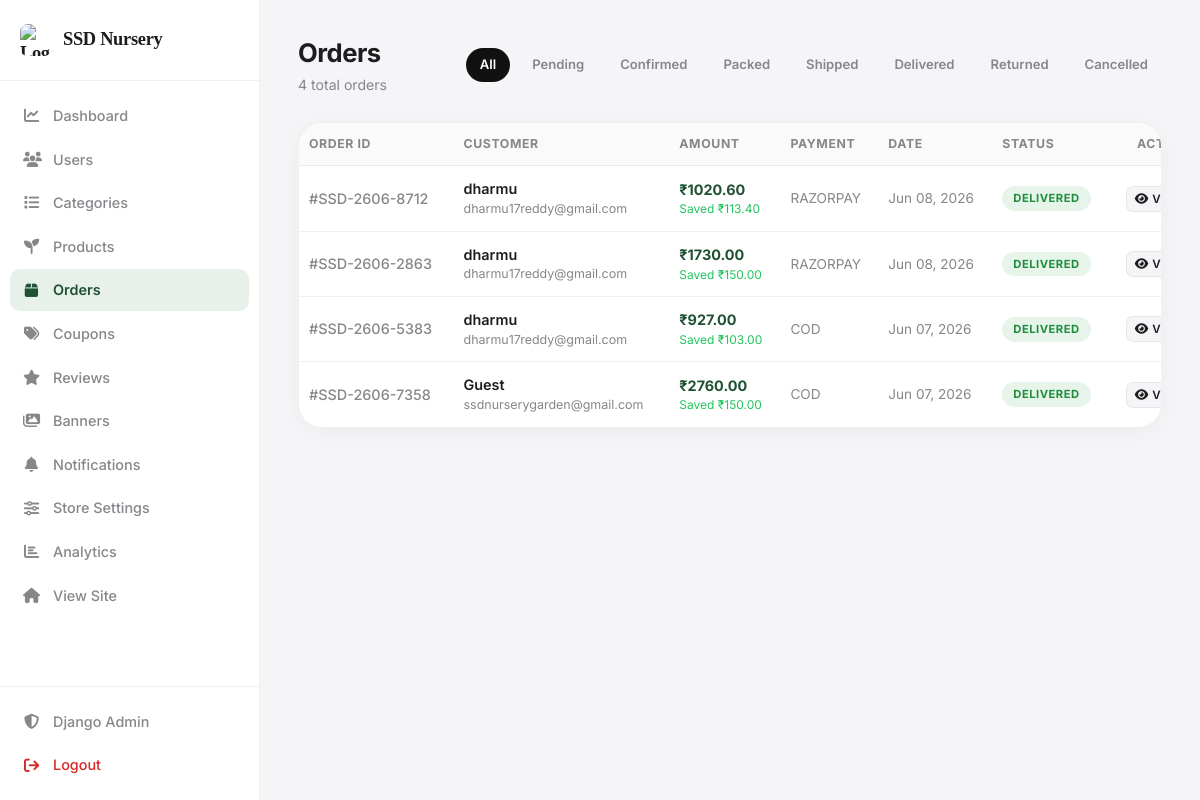
Before: /dashboard/orders/ (signed in) with the older database file.
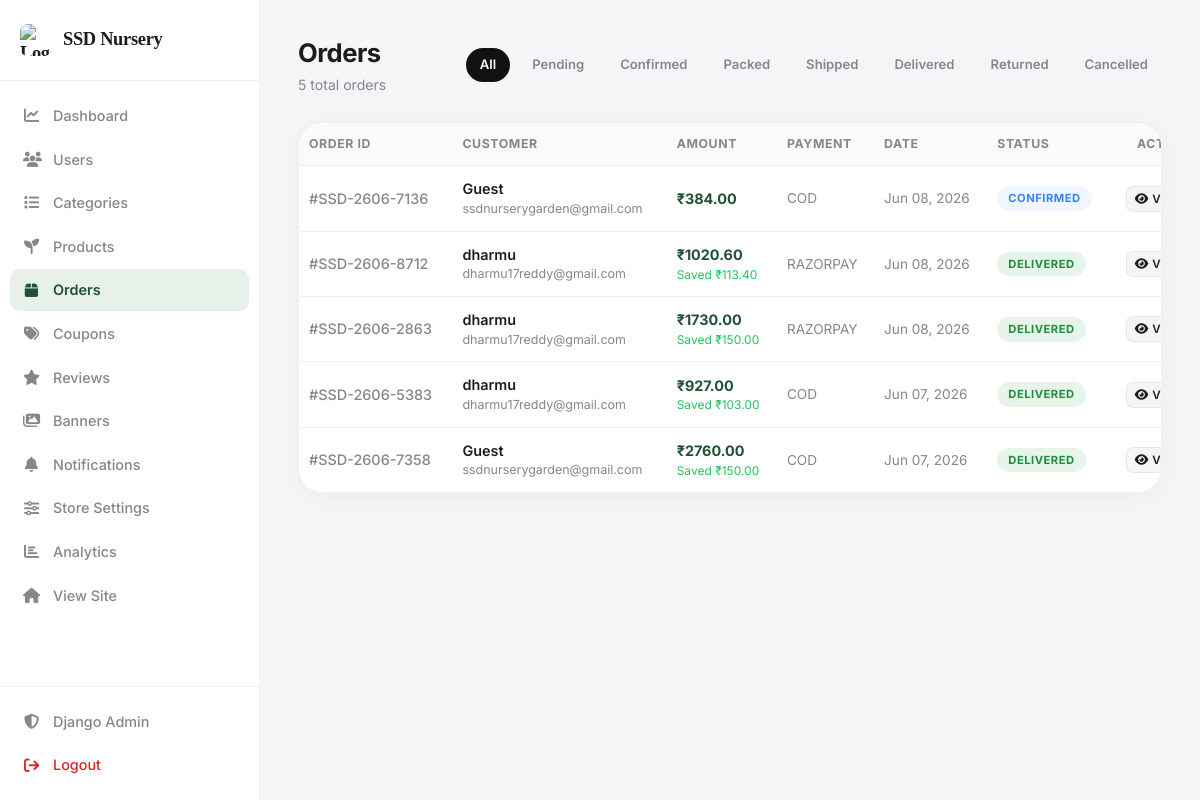
After: the same page with the newer database file.
### web/models.py (models this page shows, shortened)
class Order(models.Model):
    STATUS_CHOICES = [
        ("Pending",   "Pending"),
        ("Confirmed", "Confirmed"),
        ("Packed",    "Packed"),
        ("Shipped",   "Shipped"),
        ("Delivered", "Delivered"),
        ("Returned", "Returned"),
        ("Cancelled", "Cancelled"),
    ]
    PAYMENT_CHOICES = [
        ("cod",       "Cash On Delivery"),
        ("razorpay",  "Razorpay"),
        ("online",    "Online Payment"),
    ]
    user              = models.ForeignKey(
        User, on_delete=models.CASCADE, related_name="orders"
    )
    order_number = models.CharField(
        max_length=20,
        unique=True,
        blank=True,
        null=True
    )
    total_amount      = models.DecimalField(max_digits=12, decimal_places=2, default=0)
    discount_amount   = models.DecimalField(max_digits=10, decimal_places=2, default=0)
    status            = models.CharField(
        max_length=20, choices=STATUS_CHOICES, default="Pending"
    )
    payment_method    = models.CharField(
        max_length=50, choices=PAYMENT_CHOICES, default="cod", blank=True
    )
    payment_id        = models.CharField(max_length=200, blank=True)
    razorpay_order_id = models.CharField(max_length=200, blank=True)
    address           = models.TextField(blank=True)
    coupon            = models.ForeignKey(
        Coupon, on_delete=models.SET_NULL, null=True, blank=True
    )
    notes             = models.TextField(blank=True)
    tracking_id       = models.CharField(max_length=100, blank=True)
    delivery_partner  = models.CharField(
        max_length=30, choices=DELIVERY_PARTNERS, blank=True, default=""
    )
    shipped_at        = models.DateTimeField(null=True, blank=True)
    delivered_at      = models.DateTimeField(null=True, blank=True)
    created_at        = models.DateTimeField(auto_now_add=True)
    updated_at        = models.DateTimeField(auto_now=True)
    class Meta:
        ordering = ["-created_at"]
    @property
    def tracking_url(self):
        base = DELIVERY_PARTNER_URLS.get(self.delivery_partner, "")
        return (base + self.tracking_id) if base and self.tracking_id else ""
    @property
    def delivery_partner_display(self):
        return dict(DELIVERY_PARTNERS).get(self.delivery_partner, "")

### web/views.py (the view)
    def wrapper(request, *args, **kwargs):
        if not request.user.is_authenticated or not request.user.is_superuser:
            return redirect("/")
        return func(request, *args, **kwargs)

### web/context_processors.py (called while the page is built)
def user_profile(request):
    notifications = Notification.objects.filter(is_active=True).order_by("-id")[:5]
    return {"notifications": notifications}

def cart_count(request):
    count = 0
    if request.user.is_authenticated:
        count = sum(
            i.quantity
            for i in CartItem.objects.filter(user=request.user)
        )
    return {
        "cart_count": count
    }

### web/models.py (called while the page is built)
    @property
    def subtotal(self):
        return self.price * self.quantity

### web/views.py (called while the page is built)
def _admin_required(func):
    def wrapper(request, *args, **kwargs):
        if not request.user.is_authenticated or not request.user.is_superuser:
            return redirect("/")
        return func(request, *args, **kwargs)
    wrapper.__name__ = func.__name__
    return wrapper

### web/templates/web/admin/orders.html (shortened to what the changed rows need)
{% load static %}
<!DOCTYPE html>
<html lang="en">
<head>
<link rel="stylesheet" href="https://cdnjs.cloudflare.com/ajax/libs/font-awesome/6.5.2/css/all.min.css">
<link rel="stylesheet" href="{% static 'css/admin.css' %}">
</head>
<body>
<div class="admin-layout">
    <main class="main-content">
        <header class="top-header">
            <div class="header-left">
                <div>
                    <h1 class="page-title">Orders</h1>
                    <p class="page-subtitle">{{ orders|length }} total orders</p>
                </div>
            </div>
            <div style="display:flex;gap:8px;flex-wrap:wrap;">
                <a href="?" style="padding:7px 14px;border-radius:20px;font-size:.82rem;font-weight:600;text-decoration:none;background:{% if not selected_status %}#111{% else %}var(--bg-body){% endif %};color:{% if not selected_status %}white{% else %}var(--text-secondary){% endif %};">All</a>
                {% for s in statuses %}
                <a href="?status={{ s|urlencode }}"
                style="padding:7px 14px;border-radius:20px;font-size:.82rem;font-weight:600;text-decoration:none;background:{% if selected_status == s %}#111{% else %}var(--bg-body){% endif %};color:{% if selected_status == s %}white{% else %}var(--text-secondary){% endif %};">
                {{ s }}
                </a>
                {% endfor %}
            </div>
        </header>
        <div class="data-card">
            <div class="table-responsive">
                <table>
                    <thead>
                        <tr>
                            <th>Order ID</th>
                            <th>Customer</th>
                            <th>Amount</th>
                            <th>Payment</th>
                            <th>Date</th>
                            <th>Status</th>
                            <th style="text-align:right">Action</th>
                        </tr>
                    </thead>
                    <tbody>
                        {% for o in orders %}
                        <tr>
                            <td style="color:var(--text-secondary);font-weight:500;">#{{ o.order_number }}</td>
                            <td>
                                <div style="font-weight:600;">{{ o.user.first_name|default:"Guest" }}</div>
                                <div style="font-size:.78rem;color:var(--text-secondary);">{{ o.user.email }}</div>
                            </td>
                            <td>
                                <div style="font-weight:700;color:var(--accent);">₹{{ o.total_amount }}</div>
                                {% if o.discount_amount > 0 %}
                                <div style="font-size:.75rem;color:#22C55E;">Saved ₹{{ o.discount_amount }}</div>
                                {% endif %}
                            </td>
                            <td style="color:var(--text-secondary);font-size:.85rem;">{{ o.payment_method|upper|default:"—" }}</td>
                            <td style="color:var(--text-secondary);font-size:.85rem;">{{ o.created_at|date:"M d, Y" }}</td>
                            <td>
                                {% if o.status == 'Pending' %}<span class="badge badge-pending">{{ o.status }}</span>
                                {% elif o.status == 'Delivered' %}<span class="badge badge-delivered">{{ o.status }}</span>
                                {% elif o.status == 'Returned' %}<span class="badge badge-returned">{{ o.status }}</span>
                                {% elif o.status == 'Cancelled' %}<span class="badge badge-cancelled">{{ o.status }}</span>
                                {% elif o.status == 'Shipped' %}<span class="badge" style="background:#F0FDF4;color:#15803D;">{{ o.status }}</span>
                                {% else %}<span class="badge badge-confirmed">{{ o.status }}</span>{% endif %}
                            </td>
                            <td style="text-align:right;">
                                <button class="btn-view-detail" onclick="openOrderModal('{{ o.order_number }}')">
                                    <i class="fa-solid fa-eye"></i> View
                                </button>
                            </td>
                        </tr>
                        {% empty %}
                        <tr class="empty-row">
                            <td colspan="7"><i class="fa-solid fa-box-open"></i><br>No orders yet</td>
                        </tr>
                        {% endfor %}
                    </tbody>
                </table>
            </div>
        </div>
    </main>
</div>
</body>
</html>

Changed rows visible on the page:
added Order: order_number "SSD-2606-7136", user.first_name "Guest", user.email "ssdnurserygarden@gmail.com", total_amount "384.00", payment_method "COD", created_at "Jun 08, 2026", status "CONFIRMED"
Other visible differences:
{{ orders|length }}: "4" → "5"
